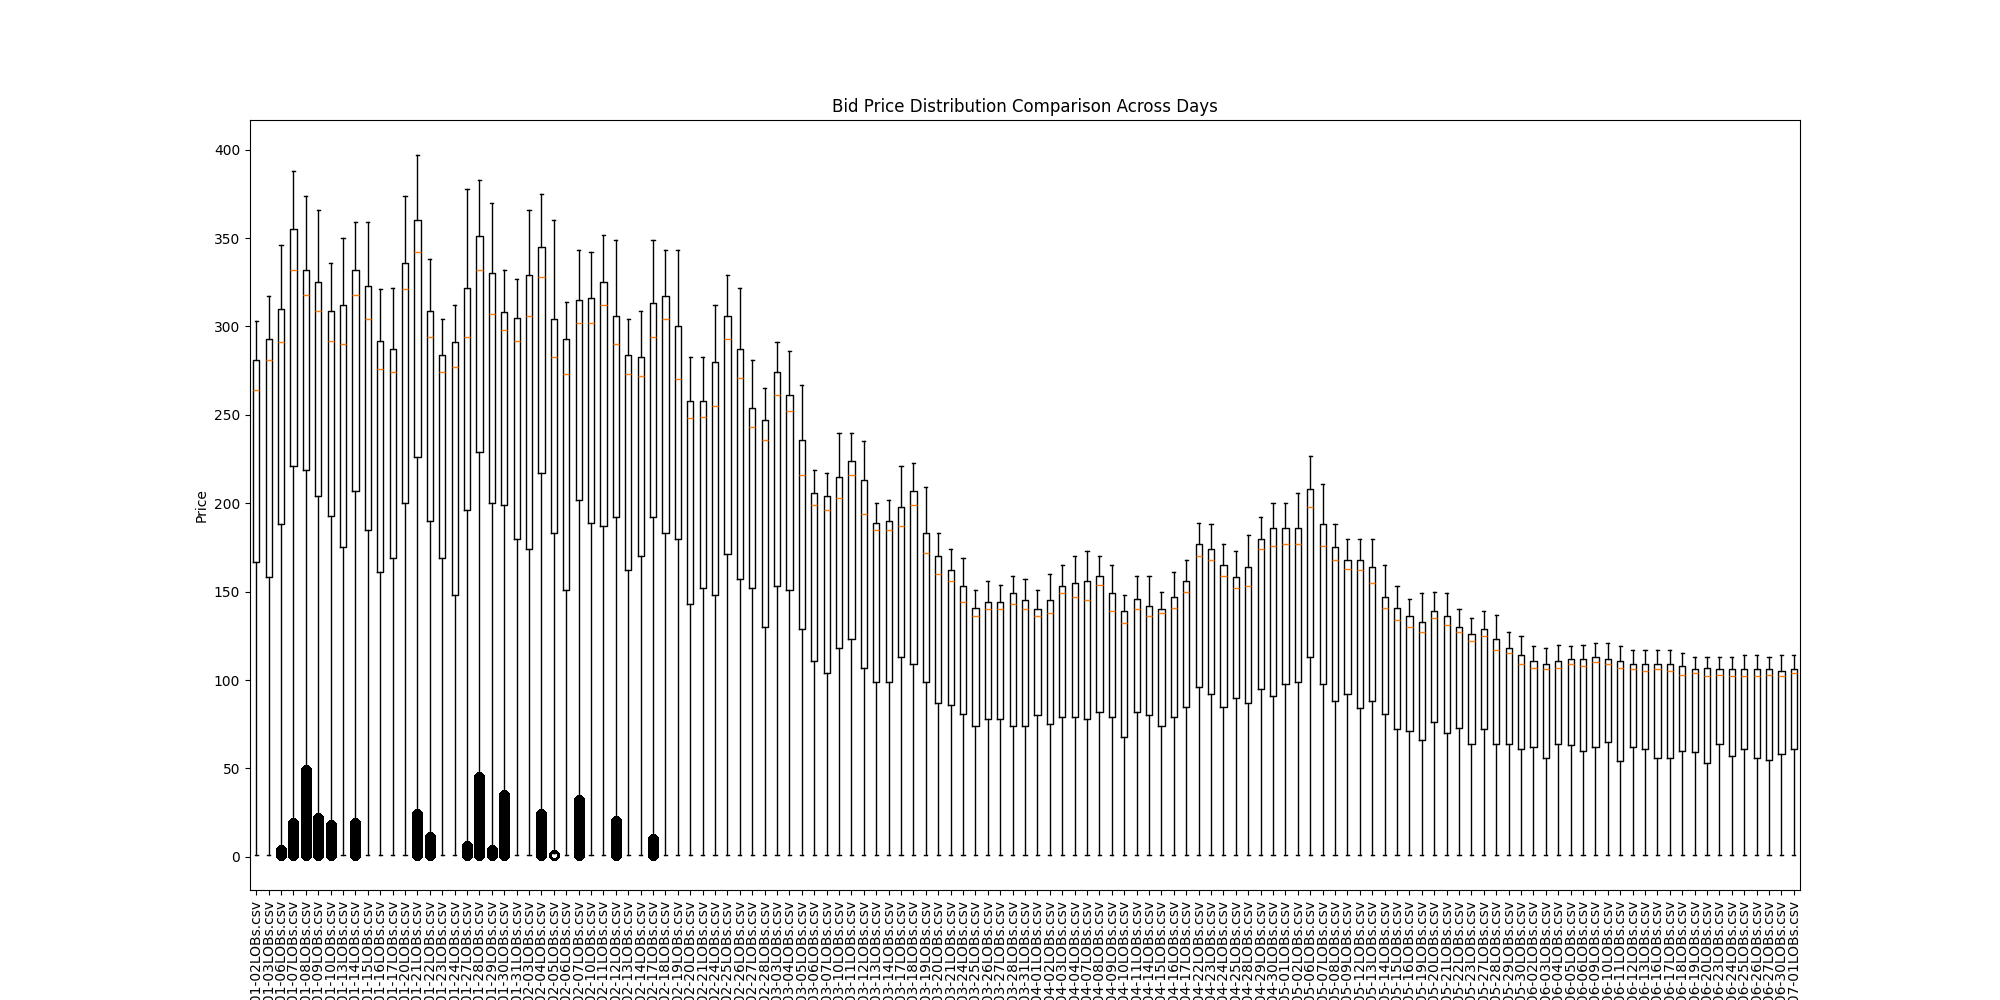

Source code (Python):
import os
import pandas as pd
import matplotlib.pyplot as plt
import ast

# 定义函数以安全方式从字符串中提取价格信息
def extract_prices(data_column):
    prices = []
    for item in data_column:
        if item:  # 检查列表是否为空
            orders = ast.literal_eval(item)  # 安全地将字符串解析为列表
            prices.extend([price for price, _ in orders])
    return prices

# 文件夹路径
folder_path = 'lobs_par'

# 初始化字典来存储不同日期的价格
bid_prices_by_day = {}
ask_prices_by_day = {}

# 遍历文件夹中的所有文件
for file_name in os.listdir(folder_path):
    # 确保处理的是CSV文件
    if file_name.endswith('.csv'):
        # 构建完整的文件路径
        file_path = os.path.join(folder_path, file_name)
        # 读取CSV文件
        data = pd.read_csv(file_path)
        # 提取日期作为键，文件名示例：'UoB_Set01_2025-01-02LOBs.csv'
        date = file_name.split('_')[2]  # 根据实际文件名结构调整
        # 提取并存储价格数据
        bid_prices_by_day[date] = extract_prices(data['Bid'])
        ask_prices_by_day[date] = extract_prices(data['Ask'])

# 现在我们有了所有日期的价格数据，可以绘制箱线图
# 这里以买单价格为例
plt.figure(figsize=(20, 10))  # 根据需要调整尺寸
plt.boxplot(bid_prices_by_day.values(), labels=bid_prices_by_day.keys())
plt.title('Bid Price Distribution Comparison Across Days')
plt.ylabel('Price')
plt.xticks(rotation=90)  # 旋转标签以适应
plt.show()
